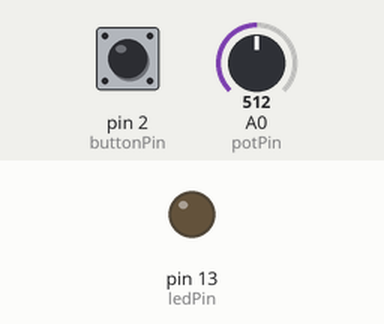
Simulated run of this sketch. Board: Arduino Uno, built with avr-gcc and run on an emulated ATmega328P. On the bench: output pins drawn as LEDs (lit = HIGH). The test bench sets the inputs (shaded band); at power-on: pin 2 (buttonPin) LOW, A0 (potPin) = 512. What the sketch prints to the serial monitor is not drawn.

Above: at 1.2 s.
1.3 s: pin 2 (buttonPin) pulled HIGH for 0.15 s
At 1.4 s:
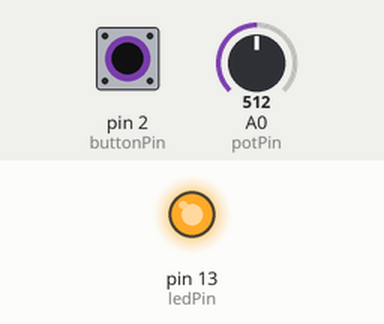
3.0 s: pin 2 (buttonPin) pulled HIGH for 3.2 s
At 7.0 s:
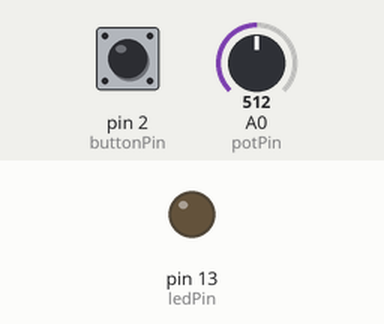
Timing chart, 0 to 8.5 s (numbered marks = the images above; inputs shaded):
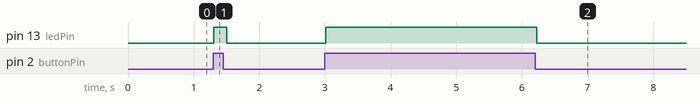

Measured:
- after the input at 1.3 s, pin 13 (ledPin): LOW → HIGH at once, → LOW 0.20 s later
- after the input at 3.0 s, pin 13 (ledPin): LOW → HIGH at once, → LOW 3.2 s later

The sketch:

basics.ino
```cpp
// Constants
const int buttonPin = 2; // Pin connected to the pushbutton
const int ledPin = 13;   // Pin connected to the LED
const int potPin = A0;   // Pin connected to the potentiometer

// Variables
int buttonState = 0; // Variable for reading the pushbutton status
int potValue = 0;    // Variable for reading the potentiometer value

void setup()
{
    // Initialize the pushbutton pin as an input
    pinMode(buttonPin, INPUT);

    // Initialize the LED pin as an output
    pinMode(ledPin, OUTPUT);

    // Initialize serial communication at 9600 bits per second
    Serial.begin(9600);
}

void loop()
{
    // Read the state of the pushbutton
    buttonState = digitalRead(buttonPin);

    // Check if the pushbutton is pressed
    if (buttonState == HIGH)
    {
        // Turn the LED on
        digitalWrite(ledPin, HIGH);
    }
    else
    {
        // Turn the LED off
        digitalWrite(ledPin, LOW);
    }

    // Read the value from the potentiometer
    potValue = analogRead(potPin);

    // Print the potentiometer value to the Serial Monitor
    Serial.print("Potentiometer value: ");
    Serial.println(potValue);

    // Wait for a short period to avoid spamming the Serial Monitor
    delay(100);
}
```
